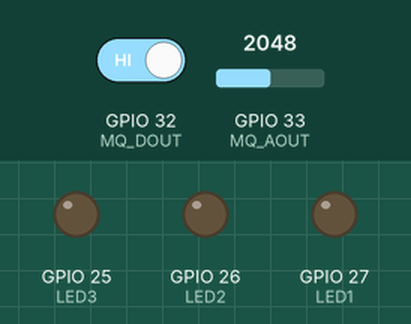
Simulated run of this sketch. Board: ESP32. Shown: output pins drawn as LEDs (lit = HIGH). The test bench sets the inputs (shaded band); at power-on: GPIO 32 (MQ_DOUT) HIGH, GPIO 33 (MQ_AOUT) = 2048. WiFi joins after 1.5 s; servers stay silent unless stated; what the sketch prints to the serial monitor is not drawn.

Above: at 3.0 s.
3.1 s: GPIO 32 (MQ_DOUT) driven LOW
At 4.0 s:
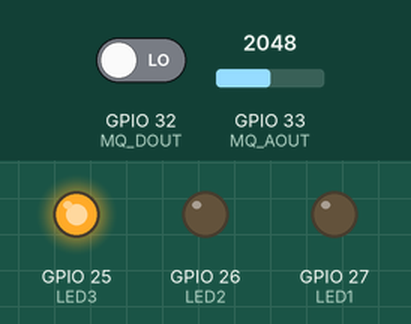
4.6 s: GPIO 33 (MQ_AOUT) set to 548
6.1 s: GPIO 33 (MQ_AOUT) set to 474
At 7.3 s:
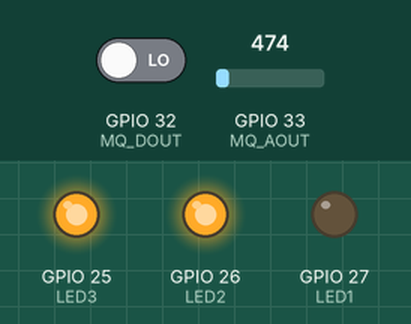
7.6 s: GPIO 33 (MQ_AOUT) set to 216
9.1 s: GPIO 33 (MQ_AOUT) set to 192
At 9.8 s:
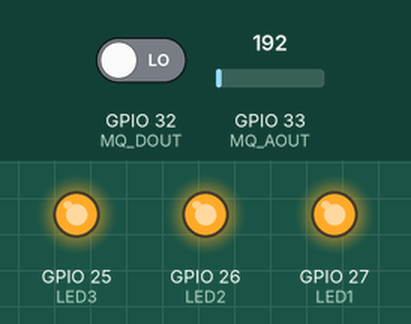
10.6 s: GPIO 32 (MQ_DOUT) driven HIGH
At 10.9 s:
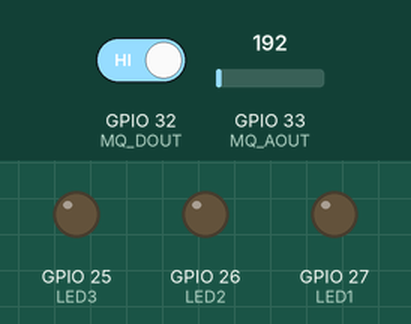
Timing chart, 0 to 13.1 s (numbered marks = the images above; inputs shaded):
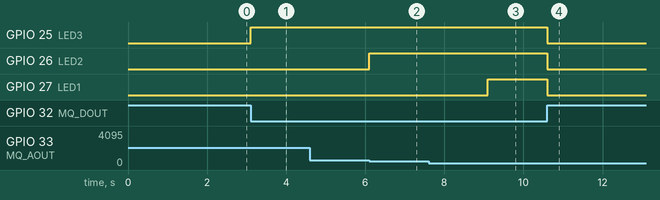

Measured:
- the behaviour switches between 501 and 500 on GPIO 33 (MQ_AOUT) (found by bisection; images 1 and 2)
- the behaviour switches between 201 and 200 on GPIO 33 (MQ_AOUT) (found by bisection; images 2 and 3)
- after the input at 3.1 s, GPIO 25 (LED3): LOW → HIGH at once
- after the input at 6.1 s, GPIO 26 (LED2): LOW → HIGH at once
- after the input at 9.1 s, GPIO 27 (LED1): LOW → HIGH at once
- after the input at 10.6 s, GPIO 25 (LED3), GPIO 26 (LED2), GPIO 27 (LED1): HIGH → LOW at once

The sketch:

Kelompok_adalah_pokoknya_Posttest1.ino
```cpp
//blynk
#define BLYNK_TEMPLATE_ID "TMPL6BGNoVzLY"
#define BLYNK_TEMPLATE_NAME "Sensor mq Gas"
#define BLYNK_AUTH_TOKEN "BZdEfKM5rEW0opxjSHHkXC_yORSTq-yj"

#include <WiFi.h>
#include <BlynkSimpleEsp32.h>

const char* ssid = "Mountain";
const char* password = "apayaaaa";

#define LED1 27
#define LED2 26
#define LED3 25
#define MQ_AOUT 33
#define MQ_DOUT 32

BlynkTimer timer;

void kirimDataSensor() {
  int levelGas = analogRead(MQ_AOUT);
  Blynk.virtualWrite(V1, levelGas);
}

void setup() {
  Serial.begin(115200);

  pinMode(LED1, OUTPUT);
  pinMode(LED2, OUTPUT);
  pinMode(LED3, OUTPUT);
  pinMode(MQ_DOUT, INPUT);
  Serial.println("Menghubungkan ke WiFi dan Blynk...");
  Blynk.begin(BLYNK_AUTH_TOKEN, ssid, password);
  Serial.println("Berhasil terhubung!");
  timer.setInterval(1000L, kirimDataSensor);
}

void blinkLED(int pin, int durasiDetik) {
  unsigned long waktuMulai = millis();
  unsigned long durasiMs = durasiDetik * 1000;

  while (millis() - waktuMulai < durasiMs) {
    digitalWrite(pin, !digitalRead(pin));
    delay(250);
    Blynk.run();
    timer.run();
  }
  digitalWrite(pin, LOW);
}

void loop() {
  Blynk.run();
  timer.run();

  int statusGas = digitalRead(MQ_DOUT);
  int levelGas = analogRead(MQ_AOUT);

  if (statusGas == LOW) {

    Serial.print("AWAS! Gas terdeteksi. Level: ");
    Serial.println(levelGas);

    if (levelGas >= 0 && levelGas <= 200) {
      digitalWrite(LED1, 1);
    }
    else if (levelGas > 200 && levelGas <= 500) {
      digitalWrite(LED2, 1);
    }
    else if (levelGas > 500) {
      digitalWrite(LED3, 1);
    }
  }
  else {
    digitalWrite(LED1, 0);
    digitalWrite(LED2, 0);
    digitalWrite(LED3, 0);
  }
}
```
